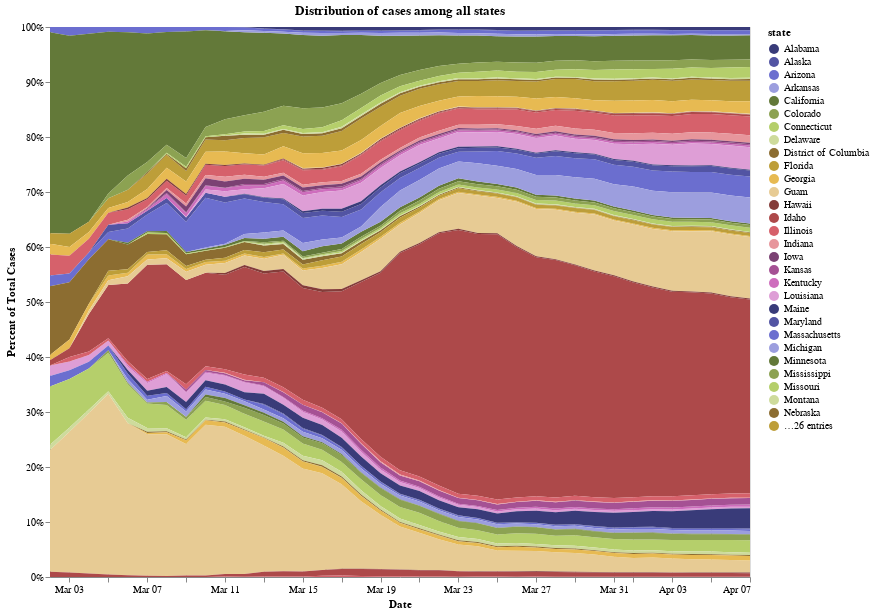

The cell this chart's notebook holds for it:
### Markdown cell above
## 4 - Examining percentage of cases compared to all states
The below chart maps which states have the majority of cases at a given date. We can see how Washington and California originally had majority of cases in the U.S., and how quickly New York took over, and continues to make up a large percentage of cases in the U.S.

### Code cell
chart = alt.Chart(recent_cases).mark_area().encode(
    x=alt.X('date:T', axis=alt.Axis(format='%b %d', title='Date')),
    y=alt.Y('cases:Q', stack="normalize", axis=alt.Axis(format='%', title='Percent of Total Cases')), 
#     x="date:T",
#     y=alt.Y("cases:Q", stack="normalize"),
    tooltip=['state', 'cases', 'date'],
    color= alt.Color('state:N', scale=alt.Scale(scheme='category20b'))

).properties(
    width=700,
    height=550,
    title="Distribution of cases among all states"
)

display(chart)

### Figure 1 — Vega-Lite specification as saved in the notebook (floating-point values rounded to 4 significant figures; data arrays with more than 128 entries replaced by an {"elided": "..."} marker saying what was removed)
{"config": {"view": {"continuousWidth": 400, "continuousHeight": 300}}, "data": {"name": "data-8f87d65c1fc4a93baa3e0b59da525d53"}, "mark": "area", "encoding": {"color": {"type": "nominal", "field": "state", "scale": {"scheme": "category20b"}}, "tooltip": [{"type": "nominal", "field": "state"}, {"type": "quantitative", "field": "cases"}, {"type": "temporal", "field": "date"}], "x": {"type": "temporal", "axis": {"format": "%b %d", "title": "Date"}, "field": "date"}, "y": {"type": "quantitative", "axis": {"format": "%", "title": "Percent of Total Cases"}, "field": "cases", "stack": "normalize"}}, "height": 550, "title": "Distribution of cases among all states", "width": 700, "$schema": "https://vega.github.io/schema/vega-lite/v4.0.2.json", "datasets": {"data-8f87d65c1fc4a93baa3e0b59da525d53": {"elided": "1741 records"}}}
